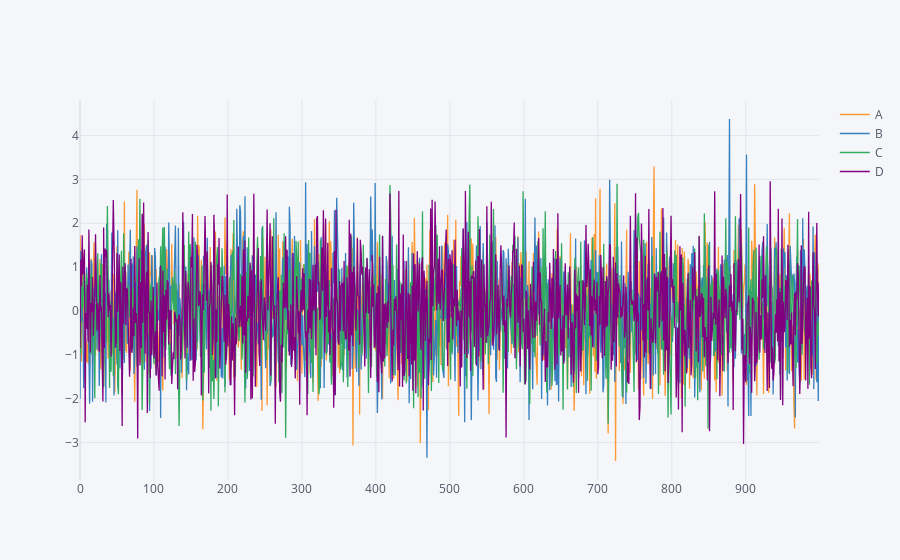

The notebook cell this image was saved under:
### Code cell
df.iplot()

### Figure 1 — Plotly figure (JSON) as saved in the notebook; plotly's stock layout.template omitted (floating-point values rounded to 4 significant figures; data arrays with more than 128 entries replaced by an {"elided": "..."} marker saying what was removed)
{"data": [{"line": {"color": "rgba(255, 153, 51, 1.0)", "dash": "solid", "shape": "linear", "width": 1.3}, "mode": "lines", "name": "A", "text": "", "type": "scatter", "x": {"elided": "1000 int values"}, "y": {"elided": "1000 float values"}}, {"line": {"color": "rgba(55, 128, 191, 1.0)", "dash": "solid", "shape": "linear", "width": 1.3}, "mode": "lines", "name": "B", "text": "", "type": "scatter", "x": {"elided": "1000 int values"}, "y": {"elided": "1000 float values"}}, {"line": {"color": "rgba(50, 171, 96, 1.0)", "dash": "solid", "shape": "linear", "width": 1.3}, "mode": "lines", "name": "C", "text": "", "type": "scatter", "x": {"elided": "1000 int values"}, "y": {"elided": "1000 float values"}}, {"line": {"color": "rgba(128, 0, 128, 1.0)", "dash": "solid", "shape": "linear", "width": 1.3}, "mode": "lines", "name": "D", "text": "", "type": "scatter", "x": {"elided": "1000 int values"}, "y": {"elided": "1000 float values"}}], "layout": {"legend": {"bgcolor": "#F5F6F9", "font": {"color": "#4D5663"}}, "paper_bgcolor": "#F5F6F9", "plot_bgcolor": "#F5F6F9", "title": {"font": {"color": "#4D5663"}}, "xaxis": {"gridcolor": "#E1E5ED", "showgrid": true, "tickfont": {"color": "#4D5663"}, "title": {"font": {"color": "#4D5663"}, "text": ""}, "zerolinecolor": "#E1E5ED"}, "yaxis": {"gridcolor": "#E1E5ED", "showgrid": true, "tickfont": {"color": "#4D5663"}, "title": {"font": {"color": "#4D5663"}, "text": ""}, "zerolinecolor": "#E1E5ED"}}}
